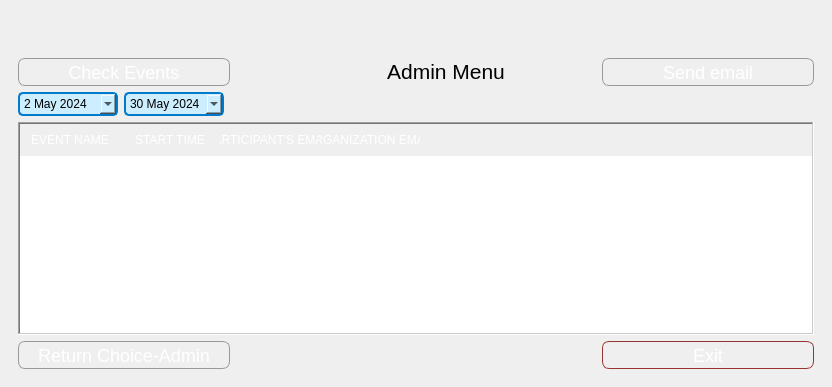
<?xml version="1.0" encoding="UTF-8"?>
<ui version="4.0">
 <class>MainWindow</class>
 <widget class="QMainWindow" name="MainWindow">
  <property name="geometry">
   <rect>
    <x>0</x>
    <y>0</y>
    <width>832</width>
    <height>387</height>
   </rect>
  </property>
  <property name="windowTitle">
   <string>MainWindow</string>
  </property>
  <property name="styleSheet">
   <string notr="true">#MyLoginForm {
background: white;
}

</string>
  </property>
  <widget class="QWidget" name="centralwidget">
   <layout class="QVBoxLayout" name="verticalLayout">
    <item>
     <widget class="QFrame" name="mainFrame">
      <property name="styleSheet">
       <string notr="true">#mainFrame{
    border: 10px solid qlineargradient(x1:0, y1:0, x2:1, y2:1, 
                    stop:0 #ff6666,
                    stop:0.1 #ff7777,
                    stop:0.49 #cc3333,
                    stop:0.5 #bb2244,
                    stop:1 #cc3333);
    border-radius: 40px;
    background: qlineargradient(x1:0, y1:0, x2:0, y2:1, 
                    stop:0 #d0d0d0, /* Üst kısımda daha koyu gri */
                    stop:0.2 #f0f0f0, /* Orta kısımda hafif gri */
                    stop:0.5 #ffffff); /* Alt kısımda beyaz */
}</string>
      </property>
      <property name="frameShape">
       <enum>QFrame::StyledPanel</enum>
      </property>
      <property name="frameShadow">
       <enum>QFrame::Raised</enum>
      </property>
      <layout class="QGridLayout" name="gridLayout">
       <item row="3" column="6">
        <widget class="QPushButton" name="send_mail_button">
         <property name="styleSheet">
          <string notr="true">QPushButton {
    color: white;
    background-color: qlineargradient(x1:0, y1:0, x2:0, y2:1,
                                       stop:0 #CCCCCC,
                                       stop:0.1 #DDDDDD,
                                       stop:0.49 #AAAAAA,
                                       stop:0.5 #999999,
                                       stop:1 #AAAAAA);
    border-width: 1px;
    border-color: #999999;
    border-style: solid;
    border-radius: 7px;
    padding: 3px;
    font-size: 18px;
    padding-left: 5px;
    padding-right: 5px;
    min-width: 200px;
    max-width: 200px;
    min-height: 20px;
    max-height: 20px;
}

QPushButton:hover {
    background-color: qlineargradient(x1:0, y1:0, x2:0, y2:1,
                                       stop:0 #DDDDDD,
                                       stop:0.1 #EEEEEE,
                                       stop:0.49 #BBBBBB,
                                       stop:0.5 #AAAAAA,
                                       stop:1 #BBBBBB);
}

QPushButton:pressed {
    background-color: qlineargradient(x1:0, y1:0, x2:0, y2:1,
                                       stop:0 #AAAAAA,
                                       stop:0.1 #BBBBBB,
                                       stop:0.49 #888888,
                                       stop:0.5 #777777,
                                       stop:1 #888888);
}
</string>
         </property>
         <property name="text">
          <string>Send email</string>
         </property>
         <property name="icon">
          <iconset>
           <normaloff>../../Users/Durak/Downloads/forward_to_inbox_FILL0_wght400_GRAD0_opsz24.png</normaloff>../../Users/Durak/Downloads/forward_to_inbox_FILL0_wght400_GRAD0_opsz24.png</iconset>
         </property>
        </widget>
       </item>
       <item row="9" column="6">
        <widget class="QPushButton" name="exit_button">
         <property name="sizePolicy">
          <sizepolicy hsizetype="Preferred" vsizetype="Preferred">
           <horstretch>0</horstretch>
           <verstretch>0</verstretch>
          </sizepolicy>
         </property>
         <property name="minimumSize">
          <size>
           <width>112</width>
           <height>28</height>
          </size>
         </property>
         <property name="toolTip">
          <string extracomment="sdfdsf">Cikmak icin tiklayiniz</string>
         </property>
         <property name="toolTipDuration">
          <number>5</number>
         </property>
         <property name="styleSheet">
          <string notr="true">QPushButton {
    color: white;
    background-color: qlineargradient(x1:0, y1:0, x2:0, y2:1,
                                       stop:0 #ff6666,
                                       stop:0.1 #ff7777,
                                       stop:0.49 #cc3333,
                                       stop:0.5 #bb2244,
                                       stop:1 #cc3333);
    border-width: 1px;
    border-color: #993333;
    border-style: solid;
    border-radius: 7px;
    padding: 3px;
    font-size: 18px;
    padding-left: 5px;
    padding-right: 5px;
    min-width: 100px;
    max-width: 300px;
    min-height: 20px;
    max-height: 20px;
}

QPushButton:hover {
    background-color: qlineargradient(x1:0, y1:0, x2:0, y2:1,
                                       stop:0 #ff8888,
                                       stop:0.1 #ff9999,
                                       stop:0.49 #cc5555,
                                       stop:0.5 #bb3355,
                                       stop:1 #cc5555);
}

QPushButton:pressed {
    background-color: qlineargradient(x1:0, y1:0, x2:0, y2:1,
                                       stop:0 #ff4444,
                                       stop:0.1 #ff5555,
                                       stop:0.49 #cc1111,
                                       stop:0.5 #aa0022,
                                       stop:1 #cc1111);
}
</string>
         </property>
         <property name="text">
          <string>Exit</string>
         </property>
         <property name="icon">
          <iconset>
           <normaloff>../../Users/Durak/Downloads/close_FILL0_wght400_GRAD0_opsz24.png</normaloff>../../Users/Durak/Downloads/close_FILL0_wght400_GRAD0_opsz24.png</iconset>
         </property>
         <property name="flat">
          <bool>false</bool>
         </property>
        </widget>
       </item>
       <item row="9" column="0" colspan="5">
        <widget class="QPushButton" name="return_button">
         <property name="styleSheet">
          <string notr="true">QPushButton {
    color: white;
    background-color: qlineargradient(x1:0, y1:0, x2:0, y2:1,
                                       stop:0 #CCCCCC,
                                       stop:0.1 #DDDDDD,
                                       stop:0.49 #AAAAAA,
                                       stop:0.5 #999999,
                                       stop:1 #AAAAAA);
    border-width: 1px;
    border-color: #999999;
    border-style: solid;
    border-radius: 7px;
    padding: 3px;
    font-size: 18px;
    padding-left: 5px;
    padding-right: 5px;
    min-width: 200px;
    max-width: 200px;
    min-height: 20px;
    max-height: 20px;
}

QPushButton:hover {
    background-color: qlineargradient(x1:0, y1:0, x2:0, y2:1,
                                       stop:0 #DDDDDD,
                                       stop:0.1 #EEEEEE,
                                       stop:0.49 #BBBBBB,
                                       stop:0.5 #AAAAAA,
                                       stop:1 #BBBBBB);
}

QPushButton:pressed {
    background-color: qlineargradient(x1:0, y1:0, x2:0, y2:1,
                                       stop:0 #AAAAAA,
                                       stop:0.1 #BBBBBB,
                                       stop:0.49 #888888,
                                       stop:0.5 #777777,
                                       stop:1 #888888);
}
</string>
         </property>
         <property name="text">
          <string>Return Choice-Admin</string>
         </property>
         <property name="icon">
          <iconset>
           <normaloff>../../Users/Durak/Downloads/choice.png</normaloff>../../Users/Durak/Downloads/choice.png</iconset>
         </property>
         <property name="flat">
          <bool>false</bool>
         </property>
        </widget>
       </item>
       <item row="1" column="2">
        <spacer name="horizontalSpacer_2">
         <property name="orientation">
          <enum>Qt::Horizontal</enum>
         </property>
         <property name="sizeHint" stdset="0">
          <size>
           <width>40</width>
           <height>20</height>
          </size>
         </property>
        </spacer>
       </item>
       <item row="3" column="0" colspan="5">
        <widget class="QPushButton" name="check_activity">
         <property name="styleSheet">
          <string notr="true">QPushButton {
    color: white;
    background-color: qlineargradient(x1:0, y1:0, x2:0, y2:1,
                                       stop:0 #CCCCCC,
                                       stop:0.1 #DDDDDD,
                                       stop:0.49 #AAAAAA,
                                       stop:0.5 #999999,
                                       stop:1 #AAAAAA);
    border-width: 1px;
    border-color: #999999;
    border-style: solid;
    border-radius: 7px;
    padding: 3px;
    font-size: 18px;
    padding-left: 5px;
    padding-right: 5px;
    min-width: 200px;
    max-width: 200px;
    min-height: 20px;
    max-height: 20px;
}

QPushButton:hover {
    background-color: qlineargradient(x1:0, y1:0, x2:0, y2:1,
                                       stop:0 #DDDDDD,
                                       stop:0.1 #EEEEEE,
                                       stop:0.49 #BBBBBB,
                                       stop:0.5 #AAAAAA,
                                       stop:1 #BBBBBB);
}

QPushButton:pressed {
    background-color: qlineargradient(x1:0, y1:0, x2:0, y2:1,
                                       stop:0 #AAAAAA,
                                       stop:0.1 #BBBBBB,
                                       stop:0.49 #888888,
                                       stop:0.5 #777777,
                                       stop:1 #888888);
}
</string>
         </property>
         <property name="text">
          <string>Check Events</string>
         </property>
         <property name="icon">
          <iconset>
           <normaloff>../../Users/Durak/Downloads/browse_activity_FILL0_wght400_GRAD0_opsz24.png</normaloff>../../Users/Durak/Downloads/browse_activity_FILL0_wght400_GRAD0_opsz24.png</iconset>
         </property>
        </widget>
       </item>
       <item row="0" column="0" alignment="Qt::AlignLeft|Qt::AlignTop">
        <widget class="QLabel" name="logo1">
         <property name="enabled">
          <bool>true</bool>
         </property>
         <property name="maximumSize">
          <size>
           <width>16777215</width>
           <height>16777215</height>
          </size>
         </property>
         <property name="autoFillBackground">
          <bool>false</bool>
         </property>
         <property name="styleSheet">
          <string notr="true"/>
         </property>
         <property name="frameShadow">
          <enum>QFrame::Plain</enum>
         </property>
         <property name="text">
          <string/>
         </property>
         <property name="pixmap">
          <pixmap>logo1.ico</pixmap>
         </property>
         <property name="scaledContents">
          <bool>false</bool>
         </property>
        </widget>
       </item>
       <item row="0" column="4" colspan="3" alignment="Qt::AlignRight|Qt::AlignTop">
        <widget class="QLabel" name="logo2">
         <property name="autoFillBackground">
          <bool>false</bool>
         </property>
         <property name="styleSheet">
          <string notr="true"/>
         </property>
         <property name="text">
          <string/>
         </property>
         <property name="pixmap">
          <pixmap>logo2.png</pixmap>
         </property>
         <property name="scaledContents">
          <bool>true</bool>
         </property>
        </widget>
       </item>
       <item row="6" column="0" colspan="7">
        <widget class="QTableWidget" name="tableWidget">
         <property name="sizePolicy">
          <sizepolicy hsizetype="Preferred" vsizetype="Expanding">
           <horstretch>0</horstretch>
           <verstretch>0</verstretch>
          </sizepolicy>
         </property>
         <property name="toolTip">
          <string notr="true"/>
         </property>
         <property name="toolTipDuration">
          <number>-1</number>
         </property>
         <property name="accessibleDescription">
          <string notr="true"/>
         </property>
         <property name="layoutDirection">
          <enum>Qt::LeftToRight</enum>
         </property>
         <property name="styleSheet">
          <string notr="true">QTableView QHeaderView::section:horizontal {
    color: white;
    background-color: qlineargradient(x1:0, y1:0, x2:0, y2:1,
                                       stop:0 #ff6666,
                                       stop:0.1 #ff7777,
                                       stop:0.49 #cc3333,
                                       stop:0.5 #bb2244,
                                       stop:1 #cc3333);
    border: none;
    height: 32px;
}</string>
         </property>
         <property name="frameShape">
          <enum>QFrame::WinPanel</enum>
         </property>
         <property name="frameShadow">
          <enum>QFrame::Sunken</enum>
         </property>
         <property name="lineWidth">
          <number>10</number>
         </property>
         <property name="midLineWidth">
          <number>10</number>
         </property>
         <property name="alternatingRowColors">
          <bool>true</bool>
         </property>
         <property name="verticalScrollMode">
          <enum>QAbstractItemView::ScrollPerItem</enum>
         </property>
         <property name="sortingEnabled">
          <bool>true</bool>
         </property>
         <column>
          <property name="text">
           <string>EVENT NAME</string>
          </property>
         </column>
         <column>
          <property name="text">
           <string>START TIME</string>
          </property>
         </column>
         <column>
          <property name="text">
           <string>PARTICIPANT'S EMAIL</string>
          </property>
         </column>
         <column>
          <property name="text">
           <string>ORGANIZATION EMAIL</string>
          </property>
         </column>
        </widget>
       </item>
       <item row="4" column="1">
        <widget class="QDateEdit" name="dateEdit_2">
         <property name="minimumSize">
          <size>
           <width>100</width>
           <height>0</height>
          </size>
         </property>
         <property name="styleSheet">
          <string notr="true">QDateEdit {
    background-color: #cceeff;
    border: 2px solid #007acc;
    border-radius: 5px;
    padding: 2px;
}</string>
         </property>
         <property name="dateTime">
          <datetime>
           <hour>0</hour>
           <minute>0</minute>
           <second>0</second>
           <year>2024</year>
           <month>5</month>
           <day>30</day>
          </datetime>
         </property>
         <property name="maximumDate">
          <date>
           <year>2030</year>
           <month>12</month>
           <day>31</day>
          </date>
         </property>
         <property name="calendarPopup">
          <bool>true</bool>
         </property>
        </widget>
       </item>
       <item row="4" column="0">
        <widget class="QDateEdit" name="dateEdit">
         <property name="minimumSize">
          <size>
           <width>100</width>
           <height>0</height>
          </size>
         </property>
         <property name="styleSheet">
          <string notr="true">QDateEdit {
    background-color: #cceeff;
    border: 2px solid #007acc;
    border-radius: 5px;
    padding: 2px;
}</string>
         </property>
         <property name="dateTime">
          <datetime>
           <hour>0</hour>
           <minute>0</minute>
           <second>0</second>
           <year>2024</year>
           <month>5</month>
           <day>2</day>
          </datetime>
         </property>
         <property name="maximumDate">
          <date>
           <year>2030</year>
           <month>12</month>
           <day>31</day>
          </date>
         </property>
         <property name="calendarPopup">
          <bool>true</bool>
         </property>
        </widget>
       </item>
       <item row="3" column="5" alignment="Qt::AlignLeft">
        <widget class="QLabel" name="label">
         <property name="minimumSize">
          <size>
           <width>300</width>
           <height>0</height>
          </size>
         </property>
         <property name="text">
          <string>&lt;html&gt;&lt;head/&gt;&lt;body&gt;&lt;p align=&quot;center&quot;&gt;&lt;span style=&quot; font-size:16pt;&quot;&gt;Admin Menu&lt;/span&gt;&lt;/p&gt;&lt;/body&gt;&lt;/html&gt;</string>
         </property>
        </widget>
       </item>
      </layout>
      <zorder>check_activity</zorder>
      <zorder>logo2</zorder>
      <zorder>logo1</zorder>
      <zorder>return_button</zorder>
      <zorder>send_mail_button</zorder>
      <zorder>tableWidget</zorder>
      <zorder>exit_button</zorder>
      <zorder>horizontalSpacer_2</zorder>
      <zorder>dateEdit</zorder>
      <zorder>dateEdit_2</zorder>
      <zorder>label</zorder>
     </widget>
    </item>
   </layout>
  </widget>
 </widget>
 <tabstops>
  <tabstop>dateEdit</tabstop>
  <tabstop>dateEdit_2</tabstop>
  <tabstop>check_activity</tabstop>
  <tabstop>send_mail_button</tabstop>
  <tabstop>tableWidget</tabstop>
  <tabstop>return_button</tabstop>
  <tabstop>exit_button</tabstop>
 </tabstops>
 <resources/>
 <connections/>
</ui>
